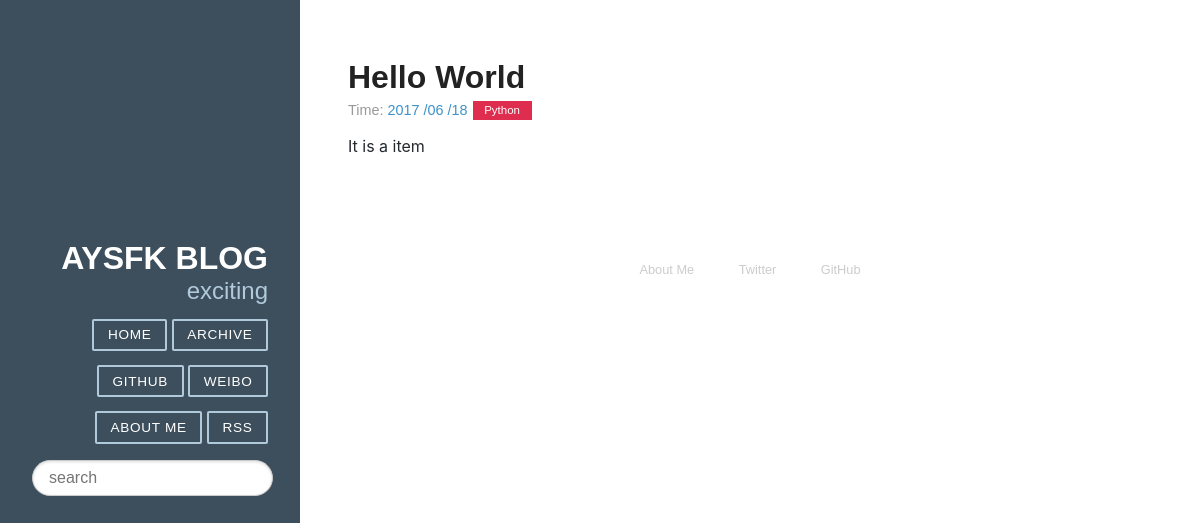
/1/, run on the app's committed database.
### article/models.py (models this page shows, shortened)
class Article(models.Model) :
    title = models.CharField(max_length = 100)
    category = models.CharField(max_length = 50, blank = True)
    date_time = models.DateTimeField(auto_now_add = True)
    content = models.TextField(blank = True, null = True)
    class Meta:
        ordering = ['-date_time']

### article/views.py (the view)
# urls.py: url(r'^(?P<id>\d+)/$', views.detail, name='detail'),
def detail(request, id):
	try:
	    post = Article.objects.get(id=str(id))
	except Article.DoesNotExist:
		raise Http404
	return render(request, 'post.html', {'post':post})

### article/templatetags/custom_markdown.py (called while the page is built)
@register.filter(is_safe=True)
@stringfilter
def custom_markdown(value):
	return mark_safe(markdown.markdown(value,
		extensions = ['markdown.extensions.fenced_code', 'markdown.extensions.codehilite', 'markdown.extensions.tables',],
		safe_mode=True,
		enable_attributes=False))

### templates/post.html
{% extends "base.html" %}
{% load custom_markdown %}
{% block content %}
<div class="post">
	<section class="post">
		<header class="post-header">
			<h2 class="post-title">{{post.title}}</h2>
			<p class="post-meta">
				Time:
				<a class="post-author" href="#">{{post.date_time|date:"Y /m /d"}} </a>
				<a class="post-category post-category-js" href="{% url "search_tag" tag=post.category %}">{{post.category}}</a>
			</p>
		</header>
		<div class="markdown-body">
			<p> {{post.content|custom_markdown}} </p>
		</div>
	</section>
</div>
{% endblock %}

### static/css/pure-min.css (style rules this page uses)
article,aside,details,figcaption,figure,footer,header,hgroup,main,nav,section,summary { display:block }
html { font-size:100%;-ms-text-size-adjust:100%;-webkit-text-size-adjust:100% }
html,button,input,select,textarea { font-family:sans-serif }
body { margin:0 }
h2 { font-size:1.5em;margin:.83em 0 }
p,pre { margin:1em 0 }

### static/css/blog.css (style rules this page uses)
* { -webkit-box-sizing: border-box; -moz-box-sizing: border-box; box-sizing: border-box; }
a { text-decoration: none; color: rgb(61, 146, 201); }
.post { padding-bottom: 2em; }
.post-title { font-size: 2em; color: #222; margin-bottom: 0.2em; }
.post-meta { color: #999; font-size: 90%; margin: 0; }
.post-category { margin: 0 0.1em; padding: 0.3em 1em; color: #fff; background: #999; font-size: 80%; }
.post-category-js { background: #df2d4f; }

### static/css/github-markdown.css (style rules this page uses)
.markdown-body { -ms-text-size-adjust: 100%; -webkit-text-size-adjust: 100%; line-height: 1.5; color: #24292e; font-family: -apple-system, BlinkMacSystemFont, "Segoe UI", Helvetica, Arial, sans-serif, "Apple Color Emoji", "Segoe UI Emoji", "Segoe UI Symbol"; font-size: 16px; line-height: 1.5; word-wrap: break-word; }
.markdown-body * { box-sizing: border-box; }
.markdown-body p { margin-top: 0; margin-bottom: 10px; }
.markdown-body::before { display: table; content: ""; }
.markdown-body::after { display: table; clear: both; content: ""; }
.markdown-body>*:first-child { margin-top: 0 !important; }
.markdown-body p, .markdown-body blockquote, .markdown-body ul, .markdown-body ol, .markdown-body dl, .markdown-body table, .markdown-body pre { margin-top: 0; margin-bottom: 16px; }

### data on the page
Article: title "Hello World", date_time "2017 /06 /18", category "Python", content|custom_markdown "It is a item"
